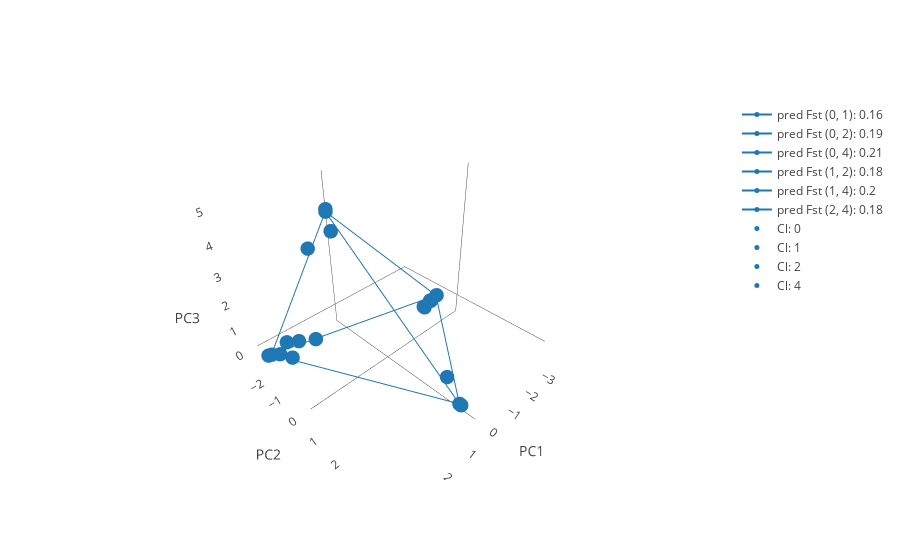

Notebook code for this chart:
### Markdown cell above
At the top of the next block, select the clusters between which to calculate distances.

### Code cell
from Euc_pca_tools.plot_tools import plot_vertix
#### Making it interesting:
Vertices= [0,1,2,4]

plot_vertix(feats,label_select,Vertices,m_coeff= m_coeff,b= b, color= '#1f77b4')

### Figure 1 — Plotly figure (JSON) as saved in the notebook; plotly's stock layout.template omitted (floating-point values rounded to 4 significant figures; data arrays with more than 128 entries replaced by an {"elided": "..."} marker saying what was removed)
{"data": [{"line": {"color": 0, "width": 2}, "marker": {"color": "#1f77b4", "size": 5}, "name": "pred Fst (0, 1): 0.16", "text": ["group: 0", "group: 1"], "type": "scatter3d", "uid": "231bfa89-0260-4478-a5dc-717ef219abe4", "x": [-3.385, 0.5242], "y": [-0.8264, 3.486], "z": [-0.3396, 0.122]}, {"line": {"color": 1, "width": 2}, "marker": {"color": "#1f77b4", "size": 5}, "name": "pred Fst (0, 2): 0.19", "text": ["group: 0", "group: 2"], "type": "scatter3d", "uid": "ea411eba-a9f9-4171-ae7c-ee485b89eae2", "x": [-3.385, 2.931], "y": [-0.8264, -2.508], "z": [-0.3396, -0.3863]}, {"line": {"color": 2, "width": 2}, "marker": {"color": "#1f77b4", "size": 5}, "name": "pred Fst (0, 4): 0.21", "text": ["group: 0", "group: 4"], "type": "scatter3d", "uid": "95b2978a-b26d-4d5a-918e-cfc0842cc21d", "x": [-3.385, 1.367], "y": [-0.8264, -0.8162], "z": [-0.3396, 4.842]}, {"line": {"color": 3, "width": 2}, "marker": {"color": "#1f77b4", "size": 5}, "name": "pred Fst (1, 2): 0.18", "text": ["group: 1", "group: 2"], "type": "scatter3d", "uid": "afa4a809-e5e3-4f03-b868-dfcafce967ab", "x": [0.5242, 2.931], "y": [3.486, -2.508], "z": [0.122, -0.3863]}, {"line": {"color": 4, "width": 2}, "marker": {"color": "#1f77b4", "size": 5}, "name": "pred Fst (1, 4): 0.2", "text": ["group: 1", "group: 4"], "type": "scatter3d", "uid": "371c52dc-83ad-43d8-954e-19c3bbe1edc0", "x": [0.5242, 1.367], "y": [3.486, -0.8162], "z": [0.122, 4.842]}, {"line": {"color": 5, "width": 2}, "marker": {"color": "#1f77b4", "size": 5}, "name": "pred Fst (2, 4): 0.18", "text": ["group: 2", "group: 4"], "type": "scatter3d", "uid": "fb7c8c3c-eb69-4c68-a303-acc840ecd889", "x": [2.931, 1.367], "y": [-2.508, -0.8162], "z": [-0.3863, 4.842]}, {"marker": {"color": "#1f77b4", "size": 5}, "mode": "markers", "name": "Cl: 0", "type": "scatter3d", "uid": "6c3417d2-9d08-44cb-b41b-3fd216861739", "x": {"elided": "272 float values"}, "y": {"elided": "272 float values"}, "z": {"elided": "272 float values"}}, {"marker": {"color": "#1f77b4", "size": 5}, "mode": "markers", "name": "Cl: 1", "type": "scatter3d", "uid": "12a45800-1854-4226-8753-fa87c1462e88", "x": {"elided": "167 float values"}, "y": {"elided": "167 float values"}, "z": {"elided": "167 float values"}}, {"marker": {"color": "#1f77b4", "size": 5}, "mode": "markers", "name": "Cl: 2", "type": "scatter3d", "uid": "f584be3b-44d6-4a7a-9b9f-e266b0163aa1", "x": {"elided": "148 float values"}, "y": {"elided": "148 float values"}, "z": {"elided": "148 float values"}}, {"marker": {"color": "#1f77b4", "size": 5}, "mode": "markers", "name": "Cl: 4", "type": "scatter3d", "uid": "f42eeeaf-a648-4985-971e-71aab799aed1", "x": [1.84, 1.363, 1.363, 1.363, 1.306, 1.363, 1.363, 1.363, 1.363, 1.363, 1.363, 1.363, 1.363, 1.363, 1.363, 1.306, 1.363, 1.364, 1.363, 1.363, 1.363, 1.306, 1.363, 1.363, 1.363, 1.363, 1.307, 1.363, 1.363, 1.363, 1.363, 1.363, 1.363, 1.363, 1.363, 1.363, 1.363, 1.363, 1.363, 1.363, 1.363, 1.363, 1.363, 1.363, 1.363, 1.363, 1.363, 1.363, 1.363, 1.363, 1.363, 1.363, 1.363, 1.363, 1.363, 1.363, 1.363, 1.363, 1.363, 1.363], "y": [-1.171, -0.8141, -0.8141, -0.8141, -0.7556, -0.8141, -0.8141, -0.8141, -0.8141, -0.8141, -0.8141, -0.8141, -0.8141, -0.8141, -0.8141, -0.7556, -0.8141, -0.8151, -0.8141, -0.8141, -0.8141, -0.7556, -0.8141, -0.8141, -0.8141, -0.8141, -0.757, -0.8141, -0.8141, -0.8141, -0.8141, -0.8141, -0.8141, -0.8141, -0.8141, -0.8141, -0.8141, -0.8141, -0.8141, -0.8141, -0.8141, -0.8141, -0.8141, -0.8141, -0.8141, -0.8141, -0.8141, -0.8141, -0.8141, -0.8141, -0.8141, -0.8141, -0.8141, -0.8141, -0.8141, -0.8141, -0.8141, -0.8141, -0.8141, -0.8141], "z": [3.766, 4.904, 4.904, 4.904, 4.257, 4.904, 4.904, 4.904, 4.904, 4.904, 4.904, 4.904, 4.904, 4.904, 4.904, 4.257, 4.904, 4.915, 4.904, 4.904, 4.904, 4.257, 4.904, 4.904, 4.904, 4.904, 4.265, 4.904, 4.904, 4.904, 4.904, 4.904, 4.904, 4.904, 4.904, 4.904, 4.904, 4.904, 4.904, 4.904, 4.904, 4.904, 4.904, 4.904, 4.904, 4.904, 4.904, 4.904, 4.904, 4.904, 4.904, 4.904, 4.904, 4.904, 4.904, 4.904, 4.904, 4.904, 4.904, 4.904]}], "layout": {"scene": {"xaxis": {"showgrid": false, "title": "PC1"}, "yaxis": {"showgrid": false, "title": "PC2"}, "zaxis": {"showgrid": false, "title": "PC3"}}}}
